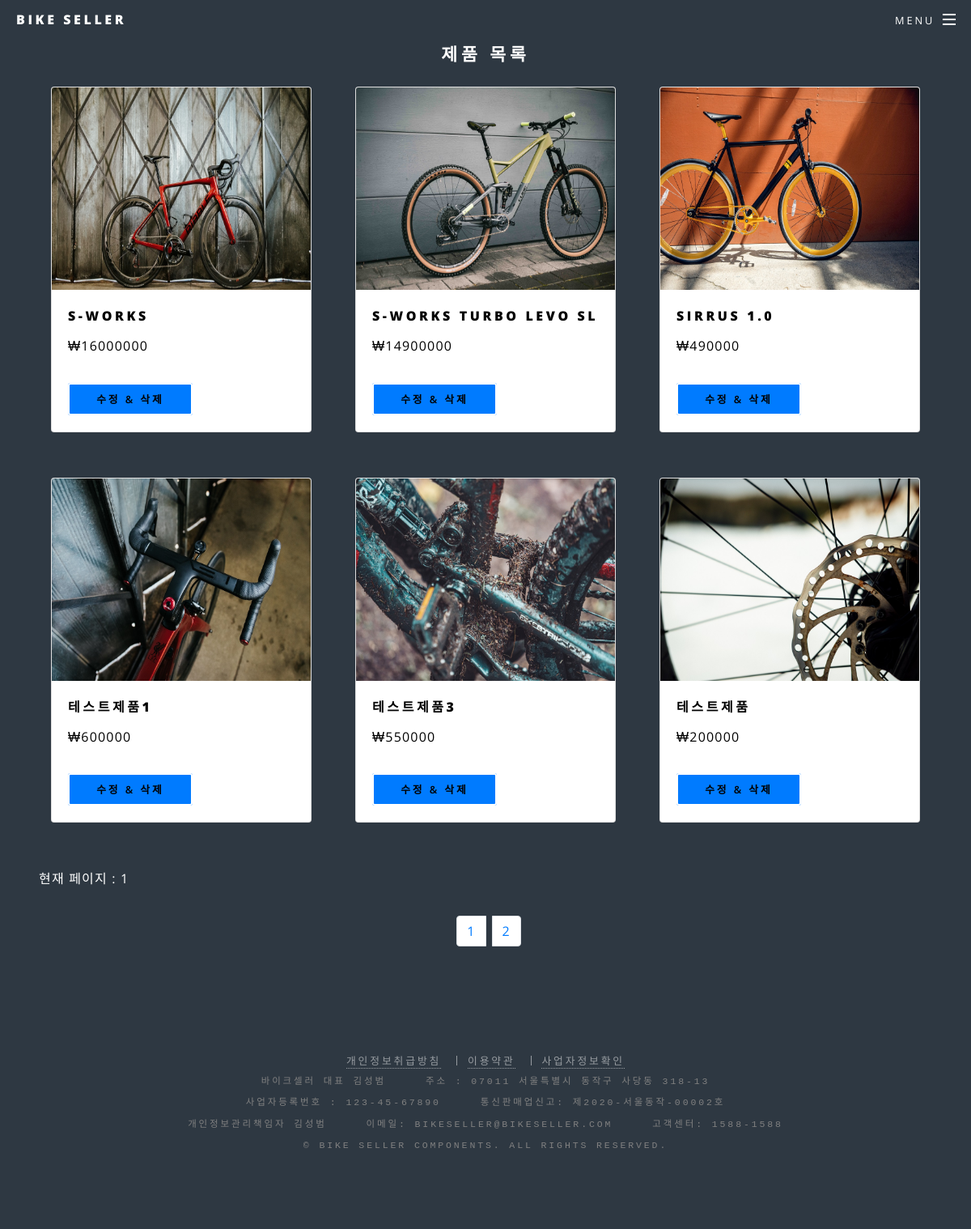
/bike/product_management.php, run on the app's committed database.
### tables this page shows
CREATE TABLE `goods_detail` (
  `id` int NOT NULL AUTO_INCREMENT,
  `prod_name` varchar(100) NOT NULL,
  `prod_cate` varchar(100) NOT NULL,
  `prod_price` varchar(100) NOT NULL,
  `prod_com` varchar(1000) NOT NULL,
  `thumbnail` varchar(100) NOT NULL,
  `goods_image_1` varchar(100) NOT NULL,
  `goods_image_2` varchar(100) NOT NULL,
  `goods_image_3` varchar(100) NOT NULL,
  PRIMARY KEY (`id`)
);

### bike/product_management.php (the view, shortened to what this page needs)
<!DOCTYPE html>
<html>
<head>
	<link rel="stylesheet" href="https://maxcdn.bootstrapcdn.com/bootstrap/4.5.2/css/bootstrap.min.css">
	<link rel="stylesheet" href="assets/css/main.css" />
	<noscript></noscript><link rel="stylesheet" href="assets/css/noscript.css" /></noscript>
</head>
<body>
	<header id="header">
		<h1><a href="home.php">Bike Seller</a></h1>
		<nav id="nav">
			<ul>
				<li class="special">
					<a href="#menu" class="menuToggle"><span>Menu</span></a>
				</li>
			</ul>
		</nav>
	</header>
	<section style="margin-top: 3em;">
		<h2 class="d-flex align-items-center justify-content-center">제품 목록</h2>
		<div class="row row-cols-3 ml-4 mr-5">
			<?php
				$host_name = '127.0.0.1';
				$user_name = 'root';
				$password = 'gozldgkwlak!724';
				$dbName = 'goods_data';
				$conn = mysqli_connect($host_name, $user_name, $password);
				mysqli_select_db($conn, $dbName);
				$query = "SELECT * FROM goods_detail";
				$result = mysqli_query($conn, $query)  or die ("query 접속 실패");
				$page = ($_GET['page'])?$_GET['page']:1;
				$list = 6;
				$block = 3;
				$num = mysqli_num_rows($result);
				$pageNum = ceil($num/$list);
				$nowBlock = ceil($page/$block);
				$s_page = ($nowBlock * $block) - 2;
				if ($s_page <= 1) {
					$s_page = 1;
				}
				$e_page = $nowBlock*$block;
				if ($pageNum <= $e_page) {
					$e_page = $pageNum;
				}
				$s_point = ($page-1) * $list;
				$host_name = '127.0.0.1';
				$user_name = 'root';
				$password = 'gozldgkwlak!724';
				$dbName = 'goods_data';
				$conn = mysqli_connect($host_name, $user_name, $password);
				mysqli_select_db($conn, $dbName);
				$query = "SELECT * FROM goods_detail ORDER BY id ASC LIMIT $s_point,$list";
				$real_data = mysqli_query($conn, $query);
				while($row = mysqli_fetch_array($real_data, MYSQLI_BOTH)){
					echo "<form action=\"product_management_modyfy.php\" method=\"GET\">";
					echo "	<div class=\"col mb-4\">";
					echo "		<div class=\"card h-100\">";
					echo "		<img class=\"card-img-top\" src=\"http://127.0.0.1/bike/127.0.0.1$row[thumbnail]\" alt=\"Card image\">";
					echo "			<div class=\"card-body\">";
					echo "				<h4 class=\"card-title\" style=\"color: black;\">$row[prod_name]</h4>";
					echo "				<p class=\"card-text\" style=\"color: black;\">₩$row[prod_price]</p>";
					echo "				<button class=\"btn-primary\" type=\"submit\" value=\"submit\" style=\"color: black;\">수정 & 삭제</button>";
					echo "			</div>";
					echo "		</div>";
					echo "	</div>";
					echo "</form>";
				}
			?>
		</div>
		<?php
					echo "<div>";
					echo "<p class=\"ml-5\">현재 페이지 : $page</p>";
					echo "<ul class=\"pagination justify-content-center\">";
					for ($p=$s_page; $p<=$e_page; $p++) {
						echo "<li class=\"page-item\"><a class=\"page-link\" href=\"$PHP_SELP?page=$p\">$p </a></li>";
					}
					echo "</ul>";
					echo "</div>";
					?>
	</section>
<footer id="footer" style="background : #2e3842;">
				<ul class="copyright">
					<li><a href="http://html5up.net">개인정보취급방침</a></li>
					<li><a href="http://html5up.net">이용약관</a></li>
					<li><a href="http://html5up.net">사업자정보확인</a></li>
<pre style="color : gray;">
바이크셀러 대표 김성범     주소 : 07011 서울특별시 동작구 사당동 318-13
사업자등록번호 : 123-45-67890     통신판매업신고: 제2020-서울동작-00002호
개인정보관리책임자 김성범     이메일: bikeseller@bikeseller.com     고객센터: 1588-1588
&copy; Bike Seller Components. All Rights Reserved.
</pre>
				</ul>
			</footer>
	</body>
</html>

### bike/product_management.php (style rules this page uses)
img { width: 300px; height: 250px; }

### data on the page
goods_detail: thumbnail (picture), prod_name "S-WORKS", prod_price "16000000"
goods_detail: thumbnail (picture), prod_name "S-WORKS TURBO LEVO SL", prod_price "14900000"
goods_detail: thumbnail (picture), prod_name "SIRRUS 1.0", prod_price "490000"
goods_detail: thumbnail (picture), prod_name "테스트제품1", prod_price "600000"
goods_detail: thumbnail (picture), prod_name "테스트제품3", prod_price "550000"
goods_detail: thumbnail (picture), prod_name "테스트제품", prod_price "200000"

### other printed values
$page "1"
